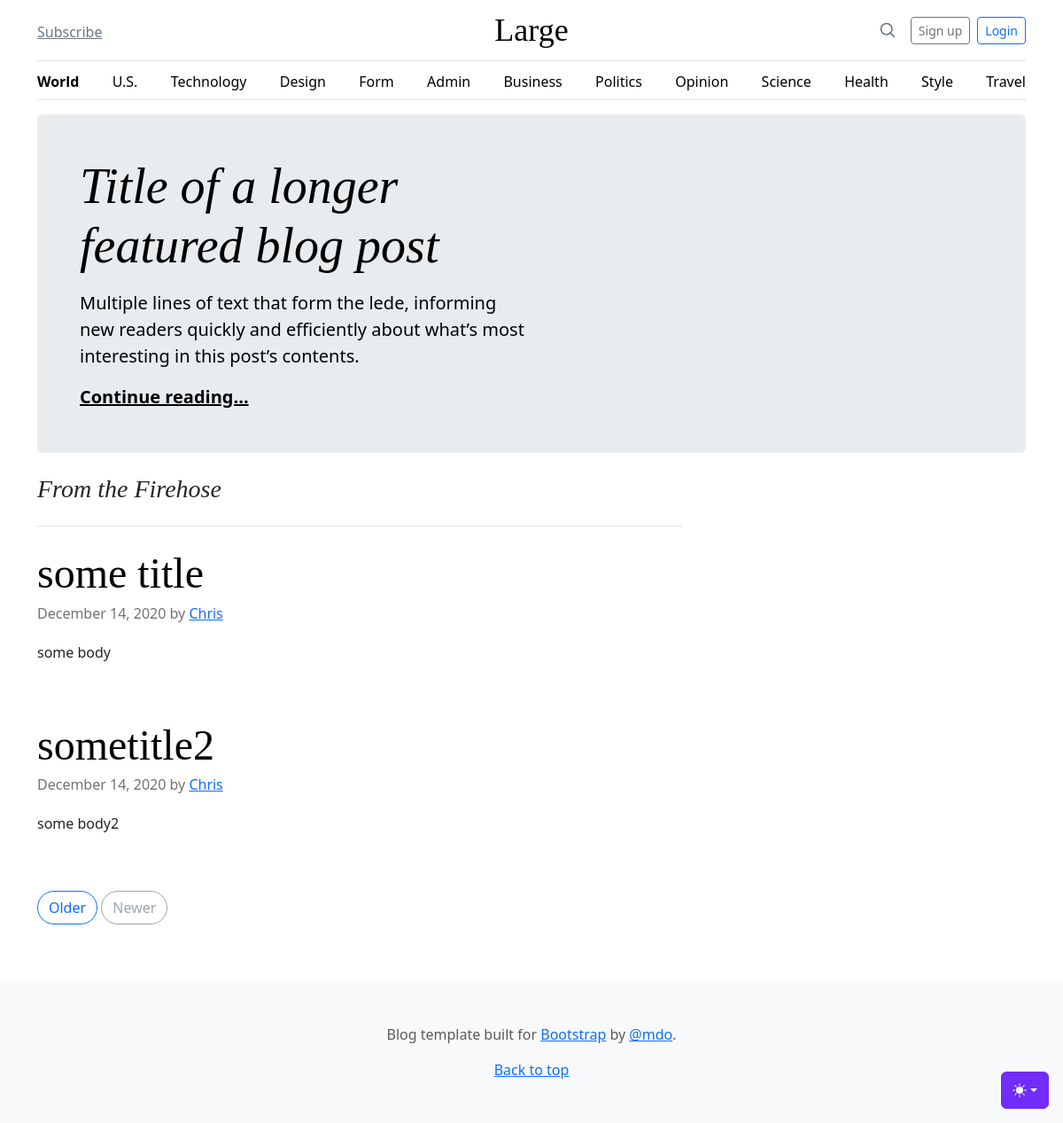
Before: / with the older database file.
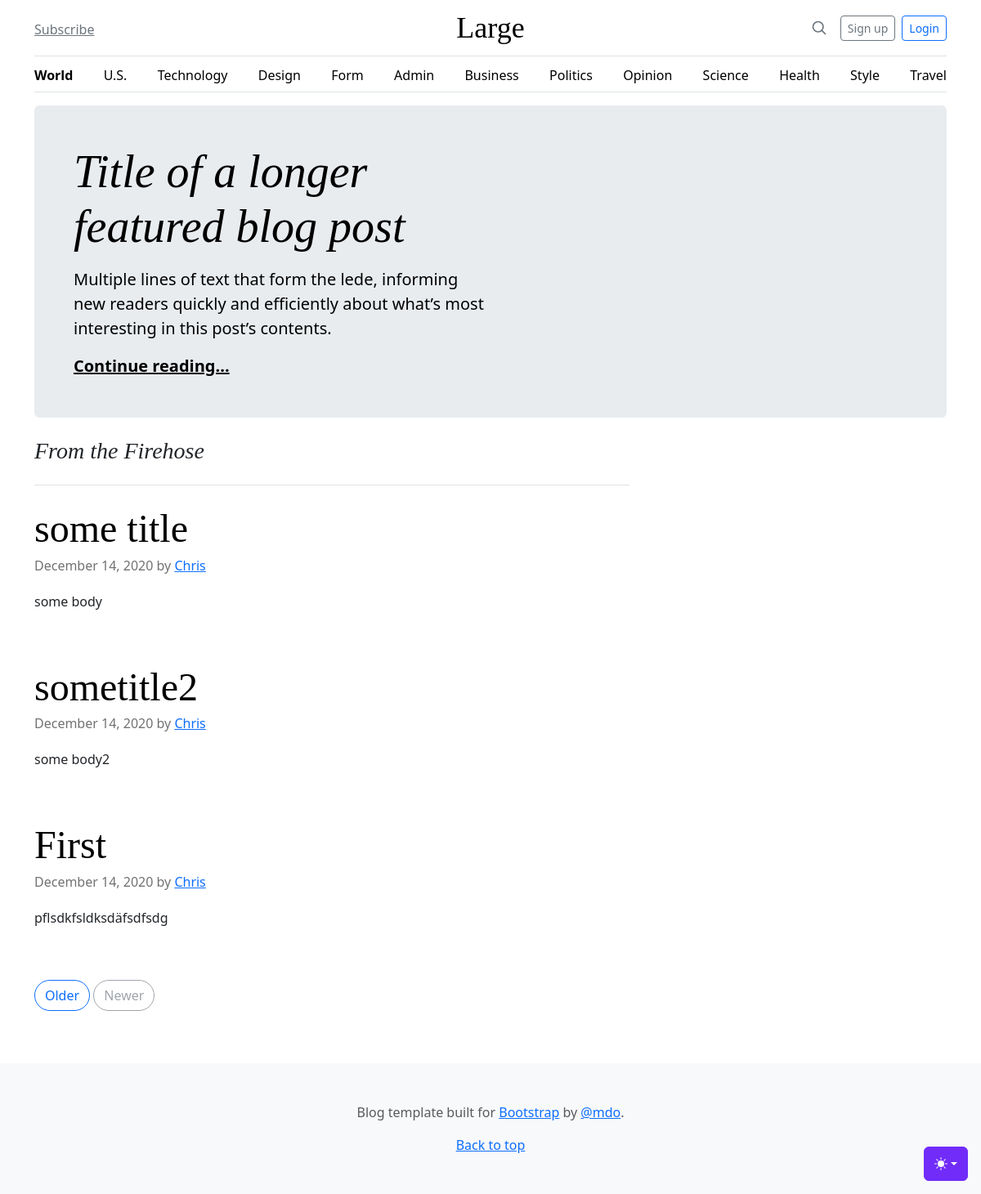
After: the same page with the newer database file.
### tables this page shows
CREATE TABLE "posts"
(
    id    integer
        constraint posts_pk
            primary key autoincrement,
    title text not null,
    body  text not null
);

### src/Route.php (called while the page is built, shortened)
<?php
class Route {
    public function __construct($method, $path, $action)
    {
        $this->method = $method;
        $this->path = $path;
        $this->action = $action;
    }
}

### src/Router.php (called while the page is built, shortened)
<?php
class Router {
    private static $routes = [];
    private $path;
    private $method;
    public function __construct($path, $method)
    {
        $this->path = parse_url($path, PHP_URL_PATH);
        $this->method = $method;
    }
    public function match(){
        foreach(self::$routes as $route){
            if($route->path === $this->path && $route->method === $this->method){
                return $route;
            }
        }
        return false;
    }
    public static function addRoute($method, $path, $action){
        self::$routes[] = new Route($method, $path, $action);
    }
}

### helpers.php (called while the page is built, shortened)
<?php
function view($viewName, $vars=[]){
    extract($vars);
    include __DIR__ . "/views/$viewName.php";
}

### src/Controllers/PublicController.php (called while the page is built, shortened)
<?php
class PublicController
{
    public function index()
    {
        $posts = Post::all();
        view('index', compact('posts'));
    }
}

### src/DB.php (called while the page is built, shortened)
<?php
class DB
{
    private $conn;
    public function __construct()
    {
        try {
            $this->conn = new PDO('sqlite:' . __DIR__ . '/../db.sqlite');
            $this->conn->setAttribute(PDO::ATTR_ERRMODE, PDO::ERRMODE_EXCEPTION);
        } catch (PDOException $e) {
            echo "Connection failed: " . $e->getMessage();
        }
    }
    public function all($table, $class)
    {
        $stmt = $this->conn->prepare("SELECT * FROM $table");
        $stmt->execute();
        $stmt->setFetchMode(PDO::FETCH_CLASS, $class);
        return $stmt->fetchAll();
    }
}

### src/Models/Model.php (called while the page is built, shortened)
<?php
class Model {
    public static $table;
    public static function all(){
        $db = new DB();
        return $db->all(static::$table, static::class);
    }
}

### views/partials/posts.php (the view)
<h3 class="pb-4 mb-4 fst-italic border-bottom">
    From the Firehose
</h3>
<?php foreach($posts as $post): ?>
    <article class="blog-post">
        <h2 class="display-5 link-body-emphasis mb-1"><?=$post->title?></h2>
        <p class="blog-post-meta">December 14, 2020 by <a href="#">Chris</a></p>
        <p><?=$post->body?></p>
    </article>
<?php endforeach; ?>
<nav class="blog-pagination" aria-label="Pagination">
    <a class="btn btn-outline-primary rounded-pill" href="#">Older</a>
    <a class="btn btn-outline-secondary rounded-pill disabled" aria-disabled="true">Newer</a>
</nav>

### public/index.php (shortened to what this page needs)
<?php
spl_autoload_register(function($class){
    $class = substr($class, 4);
});
require __DIR__ . '/../helpers.php';
$router = new App\Router($_SERVER['REQUEST_URI'], $_SERVER['REQUEST_METHOD']);
$match = $router->match();
if($match){
    if(is_callable($match->action)) {
        call_user_func($match->action);
    } else if (is_array($match->action) && count($match->action) === 2){
        $controller = new $class();
        $method = $match->action[1];
        $controller->$method();
    }
} else {
    echo 'ERROR 404';
}

### views/partials/header.php (shortened to what this page needs)
<!doctype html>
<html lang="en" data-bs-theme="auto">
  <head><script src="../assets/js/color-modes.js"></script>
    <link rel="stylesheet" href="https://cdn.jsdelivr.net/npm/@docsearch/css@3">
<link href="/assets/dist/css/bootstrap.min.css" rel="stylesheet">
    <link href="blog.css" rel="stylesheet">
  </head>
  <body>
    <div class="dropdown position-fixed bottom-0 end-0 mb-3 me-3 bd-mode-toggle">
      <button class="btn btn-bd-primary py-2 dropdown-toggle d-flex align-items-center"
              id="bd-theme"
              type="button"
              aria-expanded="false"
              data-bs-toggle="dropdown"
              aria-label="Toggle theme (auto)">
        <svg class="bi my-1 theme-icon-active" width="1em" height="1em"><use href="#circle-half"></use></svg>
      </button>
    </div>
<div class="container">
  <header class="border-bottom lh-1 py-3">
    <div class="row flex-nowrap justify-content-between align-items-center">
      <div class="col-4 pt-1">
        <a class="link-secondary" href="#">Subscribe</a>
      </div>
      <div class="col-4 text-center">
        <a class="blog-header-logo text-body-emphasis text-decoration-none" href="#">Large</a>
      </div>
      <div class="col-4 d-flex justify-content-end align-items-center">
        <a class="link-secondary" href="#" aria-label="Search">
          <svg xmlns="http://www.w3.org/2000/svg" width="20" height="20" fill="none" stroke="currentColor" stroke-linecap="round" stroke-linejoin="round" stroke-width="2" class="mx-3" role="img" viewBox="0 0 24 24"><title>Search</title><circle cx="10.5" cy="10.5" r="7.5"/><path d="M21 21l-5.2-5.2"/></svg>
        </a>
        <a class="btn btn-sm btn-outline-secondary" href="/register">Sign up</a>
        <a class="btn btn-sm btn-outline-primary ms-2" href="/login">Login</a>
      </div>
    </div>
  </header>
  <?php include 'nav.php';?>
</div>

### views/partials/nav.php
<div class="nav-scroller py-1 mb-3 border-bottom">
    <nav class="nav nav-underline justify-content-between">
      <a class="nav-item nav-link link-body-emphasis active" href="#">World</a>
      <a class="nav-item nav-link link-body-emphasis" href="#">U.S.</a>
      <a class="nav-item nav-link link-body-emphasis" href="#">Technology</a>
      <a class="nav-item nav-link link-body-emphasis" href="#">Design</a>
      <a class="nav-item nav-link link-body-emphasis" href="#/form">Form</a>
      <a class="nav-item nav-link link-body-emphasis" href="#/admin/posts">Admin</a>
      <a class="nav-item nav-link link-body-emphasis" href="#">Business</a>
      <a class="nav-item nav-link link-body-emphasis" href="#">Politics</a>
      <a class="nav-item nav-link link-body-emphasis" href="#">Opinion</a>
      <a class="nav-item nav-link link-body-emphasis" href="#">Science</a>
      <a class="nav-item nav-link link-body-emphasis" href="#">Health</a>
      <a class="nav-item nav-link link-body-emphasis" href="#">Style</a>
      <a class="nav-item nav-link link-body-emphasis" href="#">Travel</a>
    </nav>
  </div>

### views/index.php (shortened to what this page needs)
<?php include 'partials/header.php'; ?>
<main class="container">
  <?php include 'partials/hero.php'; ?>
  <div class="row g-5">
    <div class="col-md-8">
      <?php include 'partials/posts.php'; ?>
    </div>
    <div class="col-md-4">
    </div>
  </div>
</main>
<?php include 'partials/footer.php'; ?>

### views/partials/hero.php
<div class="p-4 p-md-5 mb-4 rounded text-body-emphasis bg-body-secondary">
    <div class="col-lg-6 px-0">
      <h1 class="display-4 fst-italic">Title of a longer featured blog post</h1>
      <p class="lead my-3">Multiple lines of text that form the lede, informing new readers quickly and efficiently about what’s most interesting in this post’s contents.</p>
      <p class="lead mb-0"><a href="#" class="text-body-emphasis fw-bold">Continue reading...</a></p>
    </div>
  </div>

### views/partials/footer.php (shortened to what this page needs)
<footer class="py-5 text-center text-body-secondary bg-body-tertiary">
  <p>Blog template built for <a href="https://getbootstrap.com/">Bootstrap</a> by <a href="https://twitter.com/mdo">@mdo</a>.</p>
  <p class="mb-0">
    <a href="#">Back to top</a>
  </p>
</footer>
    </body>
</html>

### public/blog.css (style rules this page uses)
.blog-header-logo { font-family: "Playfair Display", Georgia, "Times New Roman", serif; font-size: 2.25rem; }
h1, h2, h3, h4, h5, h6 { font-family: "Playfair Display", Georgia, "Times New Roman", serif; }
.blog-pagination { margin-bottom: 4rem; }
.blog-post { margin-bottom: 4rem; }
.blog-post-meta { margin-bottom: 1.25rem; color: #727272; }

### views/partials/header.php (style rules this page uses)
.bi { vertical-align: -.125em; fill: currentColor; }
.nav-scroller { position: relative; z-index: 2; height: 2.75rem; overflow-y: hidden; }
.nav-scroller .nav { display: flex; flex-wrap: nowrap; padding-bottom: 1rem; margin-top: -1px; overflow-x: auto; text-align: center; white-space: nowrap; -webkit-overflow-scrolling: touch; }
.btn-bd-primary { --bd-violet-bg: #712cf9; --bd-violet-rgb: 112.520718, 44.062154, 249.437846; --bs-btn-font-weight: 600; --bs-btn-color: var(--bs-white); --bs-btn-bg: var(--bd-violet-bg); --bs-btn-border-color: var(--bd-violet-bg); --bs-btn-hover-color: var(--bs-white); --bs-btn-hover-bg: #6528e0; --bs-btn-hover-border-color: #6528e0; --bs-btn-focus-shadow-rgb: var(--bd-violet-rgb); --bs-btn-active-color: var(--bs-btn-hover-color); --bs-btn-active-bg: #5a23c8; --bs-btn-active-border-color: #5a23c8; }
.bd-mode-toggle { z-index: 1500; }

Changed rows visible on the page:
added posts: title "First", body "pflsdkfsldksdäfsdfsdg"
